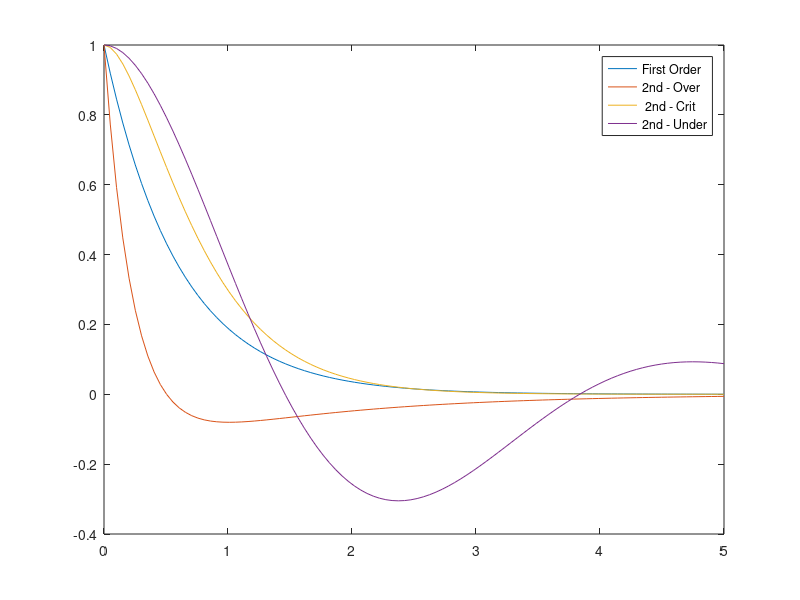

The MATLAB source for this figure:
%% Exploring the control chapter in Modern Robotics
% Error Dynamics ----
% theta_e = theta_d - theta
% Error Response ----
% = transient response + steady-state response
% Transient response = overshoot + settling time
% Steady-state response = steady-state error = theta_e(t)/theta_e(0)
clear; clc; clf;

t = linspace(0, 5);
k = 3;
b = 5;
%% First Order Error Dynamics
% dynm : thetadot = k/b*theta = 0
% soln : theta = e^(-t*b/k)*theta(0)

theta_0 = 1;

theta = exp(-t*b/k)*theta_0;
plot(t, theta)
hold on;
%% Second Order Error Dynamics
% dynm: thetaddot + b/m*thetadot + k/m*theta = 0
% soln: 
m = 1;

%   Overdamped: theta = c1*e^(s1*t) + c2*e^(s2*t)
k_o = 3;
b_o = 5;
omg_o = sqrt(k_o/m);
dmp_o = b_o/(2*sqrt(k_o*m));

lap_dyn = [1, 2*dmp_o*omg_o, omg_o^2]; %s^2 + 2*dmp*omg*s + omg^2
s_r = roots(lap_dyn)

s1 = s_r(1);
s2 = s_r(2);
c1 = 0.5 + dmp_o/(2*sqrt(dmp_o^2 - 1)); %Unit error response
c2 = 0.5 - dmp_o/(2*sqrt(dmp_o^2 - 1));
theta_Over = c1*exp(s1*t) + c2*exp(s2*t);
plot(t, theta_Over)

%   Critically: theta = (c1 + c2*t)e^(-omega*t)
k_c = 6;
b_c = 5;
omg_c = sqrt(k_c/m);
dmp_c = b_c/(2*sqrt(k_c*m));

s1_c = -omg_c;
c1_c = 1;
c2_c = omg_c;
theta_crit = (c1_c + c2_c*t).*exp(s1_c*t);
plot(t, theta_crit)

%   Underdmped: theta = (c1*cos(omega*t) + c2*sin(omega*t))e^(-dmp*omega*t)
k_u = 2;
b_u = 1;
omg_u = sqrt(k_u/m);
dmp_u = b_u/(2*sqrt(k_u*m));

c1_u = 1;
c2_u = dmp_u/sqrt(1-dmp_u^2);
omgd = omg_u*sqrt(1-dmp_u^2);
theta_und = (c1_u*cos(omgd*t) + c2_u*sin(omgd*t)).*exp(-dmp_u*omg_u*t);
plot(t, theta_und)
legend('First Order', '2nd - Over', ' 2nd - Crit', '2nd - Under')